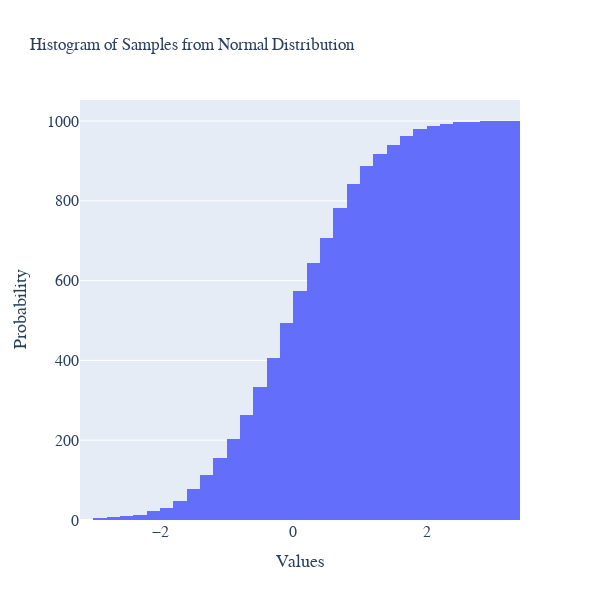

The notebook cell saved with this chart:
### Code cell
# create figure
fig = go.Figure()

# plot data
fig.add_trace(
    go.Histogram(x=data, cumulative_enabled=True, hovertemplate="<b>Bin Edges:</b> %{x}<br><b>Count:</b> %{y}<extra></extra>")
)

fig.update_layout(
    font_family="Averta",
    hoverlabel_font_family="Averta",
    title_text="Histogram of Samples from Normal Distribution",
    xaxis_title_text="Values",
    xaxis_title_font_size=18,
    xaxis_tickfont_size=16,
    yaxis_title_text="Probability",
    yaxis_title_font_size=18,
    yaxis_tickfont_size=16,
    hoverlabel_font_size=16,
    height=600, 
    width=600
)

fig.show()

### Figure 1 — Plotly figure (JSON) as saved in the notebook; plotly's stock layout.template omitted (floating-point values rounded to 4 significant figures; data arrays with more than 128 entries replaced by an {"elided": "..."} marker saying what was removed)
{"data": [{"cumulative": {"enabled": true}, "hovertemplate": "<b>Bin Edges:</b> %{x}<br><b>Count:</b> %{y}<extra></extra>", "type": "histogram", "x": {"elided": "1000 float values"}}], "layout": {"font": {"family": "Averta"}, "height": 600, "hoverlabel": {"font": {"family": "Averta", "size": 16}}, "title": {"text": "Histogram of Samples from Normal Distribution"}, "width": 600, "xaxis": {"autorange": true, "range": [-3.2, 3.4], "tickfont": {"size": 16}, "title": {"font": {"size": 18}, "text": "Values"}, "type": "linear"}, "yaxis": {"autorange": true, "range": [0, 1053.0], "tickfont": {"size": 16}, "title": {"font": {"size": 18}, "text": "Probability"}}}}
